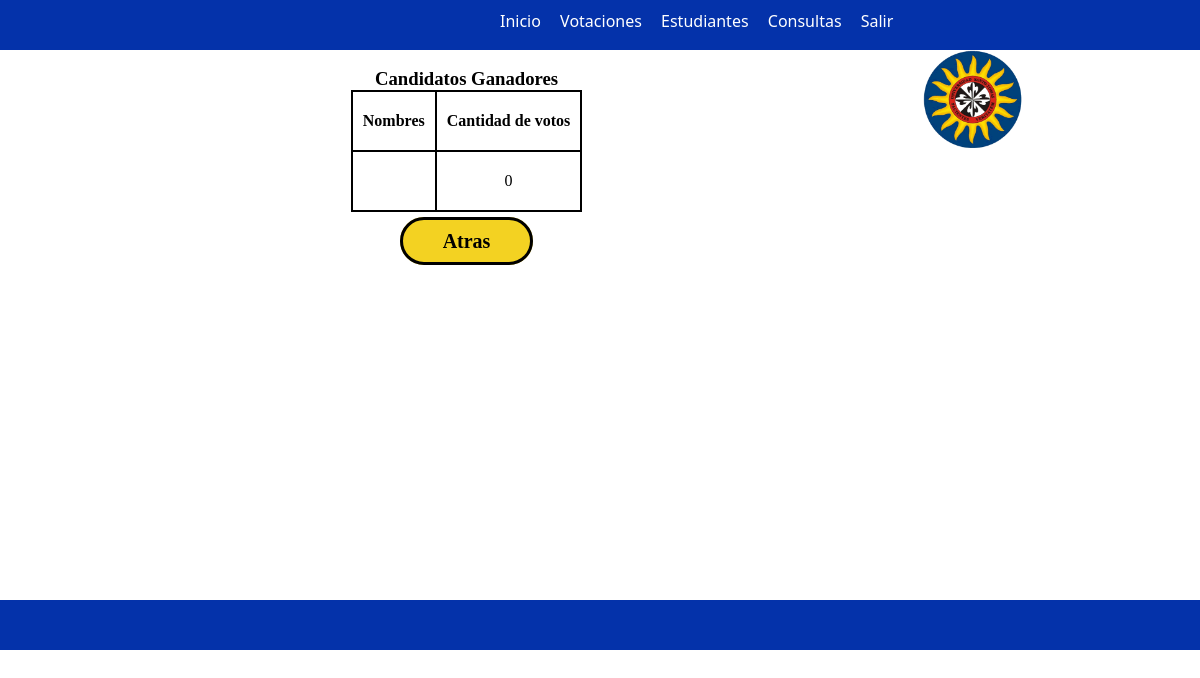
The page /candidatos-ganadores/1 (signed in) on the database as committed earlier.
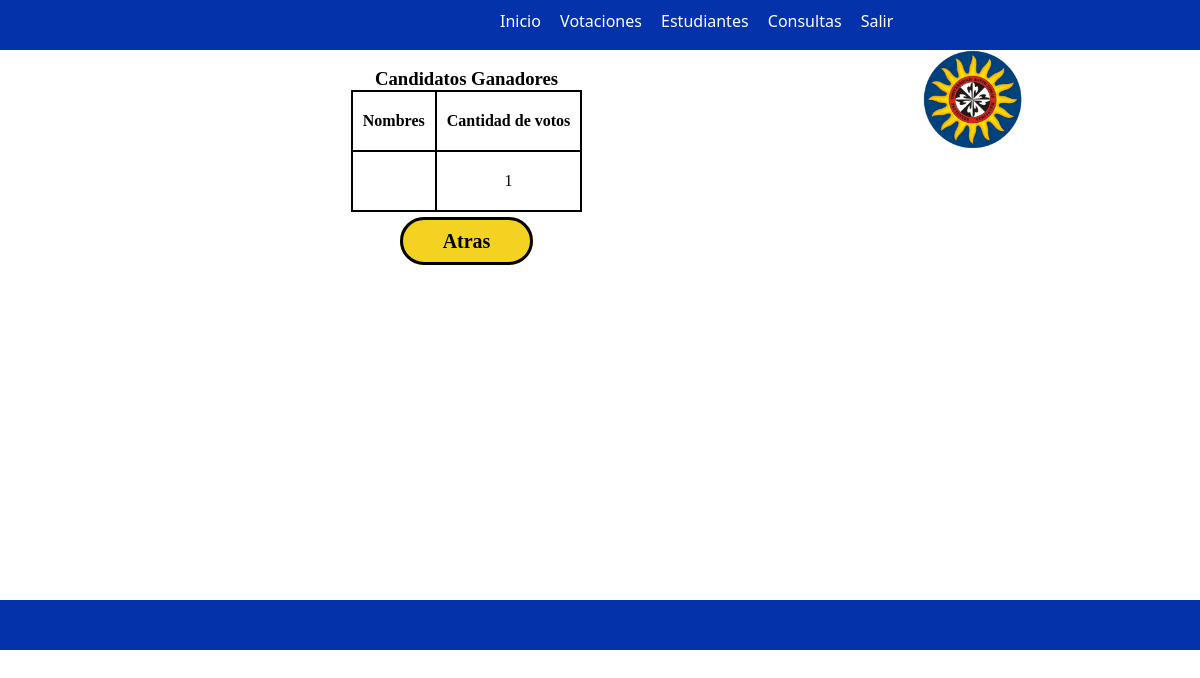
The same page on the database as committed later.
### app/models.py (models this page shows, shortened)
class Candidato (models.Model):
    estudiante=models.ForeignKey(
        Estudiante,
        related_name='estudiante_candidatos',
        null=True,
        on_delete=models.PROTECT
    )
    Votacion=models.ForeignKey(
        Votacion,
        related_name='votacion_candidatos',
        null=True,
        on_delete=models.PROTECT
    )
    semestre= models.IntegerField(null=True)
    propuesta=models.CharField(max_length=45, null=True)
    cantidadVotos=models.IntegerField(
        null=False,
    )
    class Meta:
        app_label= 'app'

### app/views.py (the view)
# urls.py: path('candidatos-ganadores/<int:id_votacion>', views.candidatos_ganadores, name='candidatos-ganadores'),
@login_required
def candidatos_ganadores(request, id_votacion):
    c = Candidato.objects.filter(Votacion_id=id_votacion)
    contexto ={
        'Candidato':c,
    }
    return render(request, 'app/candidatos-ganadores.html',contexto)

### app/templates/app/candidatos-ganadores.html (shortened to what this page needs)
{% load static %}
<html lang="en">
<head>
    <link href="{% static 'app/css/estilo_consultavotacion.css' %}" rel="stylesheet">
</head>
<body>
      <div class="contenedor" >
        <div class="header">
          <ul id="menu">
            <li ><a href="{% url 'app:menu_decano' %}">Inicio</a></li>
            <li ><a href="{% url 'app:vot' %}">Votaciones</a></li>
            <li><a href="{% url 'app:est' %}">Estudiantes</a></li>
            <li><a href="{% url 'app:consult' %}">Consultas</a></li>
            <li><a href="{% url 'app:ingresar' %}" >Salir</a></li>
        </ul>
        </div>
            <div class="contenido">
                <br>
                <h3>Candidatos Ganadores</h2>
                <table>
                          <thead>
                            <tr>
                              <th>Nombres</th>
                              <th>Cantidad de votos</th>
                            </tr>
                          </thead>
                          {%for c in Candidato%}
                          <tbody>
                            <tr class="fila">
                              <td>{{c.estudiante.user.first_name}} {{c.estudiante.user.last_name}}</td>
                              <td>{{c.cantidadVotos}}</td>
                            </tr>
                          </tbody>
                          {%endfor%}
                        </table>
                        <br>
                        <a href="{% url 'app:consultar_votacionsemestre' %}" class="cr">Atras</a>
          </div>
              <div class="contenido2">
                <img src="{% static 'app/image/Logotipo_USTA_Colombia.png' %}" alt="logo" width="100">              </div>
              <div class="footer"></div>
            </div>
</body>
</html>

Rows that differ between the two databases and show on the page:
changed Candidato: cantidadVotos "0" → "1"
